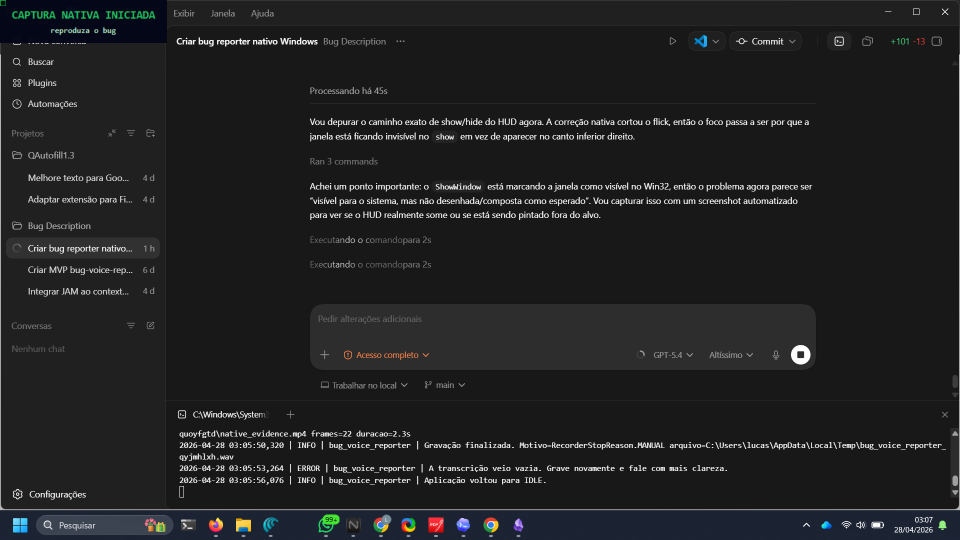
#> input picture _tmp_hud_probe.png, 1920 x 1080 px (shown at 1/2 size)
$ python -i tray.py   (imports and definitions only)
#> lines starting #> are read from the running program, lines starting #| are printed output that depends on the picture
#> further down, picture is the input picture: PIL image 1920x1080 RGB; mean R, G, B 33.2, 33.8, 34.5
from __future__ import annotations

from collections.abc import Callable
from pathlib import Path
import threading

from PIL import Image
import pystray


TRAY_ICON_PATH = Path(__file__).resolve().parent / "assets" / "bug_hunter_logo.png"
TRAY_ICON_FOCUS_BOX = (45, 35, 211, 246)


class SystemTrayController:
    # [58 lines left out: functions __init__, start, run, stop, not called in this run]

    def refresh(self) -> None:
        if self.icon is not None:
            self.icon.update_menu()

    # [18 lines left out: functions _wrap, _build_icon, not called in this run]


def _build_tray_icon(source: Image.Image) -> Image.Image:
    image = source.convert("RGBA")
    crop = image.crop(TRAY_ICON_FOCUS_BOX)
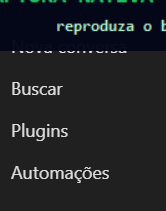
#> crop: PIL image 166x211 RGBA; mean R, G, B, A 32.5, 34.8, 37.5, 255
    side = max(crop.size)
#> side = 211
    square = Image.new("RGBA", (side, side), (0, 0, 0, 0))
#> square: PIL image 211x211 RGBA; every value is 0
    square.alpha_composite(crop, ((side - crop.width) // 2, (side - crop.height) // 2))
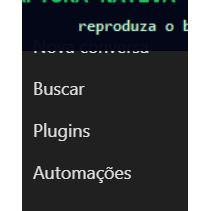
#> square: PIL image 211x211 RGBA; mean R, G, B, A 25.6, 27.3, 29.5, 200.6; transparent parts drawn white
    return square.resize((64, 64), Image.Resampling.LANCZOS)
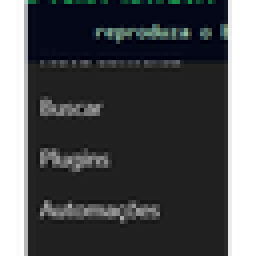
#> returned value: PIL image 64x64 RGBA (shown 4 times larger); mean R, G, B, A 26.2, 28, 30.2, 200.6; transparent parts drawn white

>>> from PIL import Image
>>> picture = Image.open('../_tmp_hud_probe.png')
>>> result = _build_tray_icon(picture)
